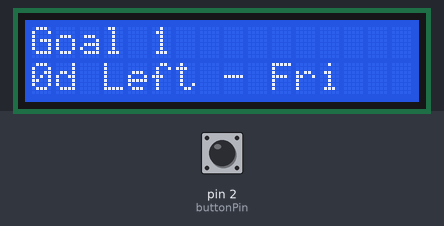
Recording of a sketch running on a simulated Arduino Uno, built with avr-gcc and run on an emulated ATmega328P. On the bench: 16×2 character LCD. The test bench sets the inputs (shaded band); at power-on: pin 2 (buttonPin) HIGH.

Above: at 1.2 s.
1.3 s: pin 2 (buttonPin) pulled LOW for 0.25 s
At 4.2 s:
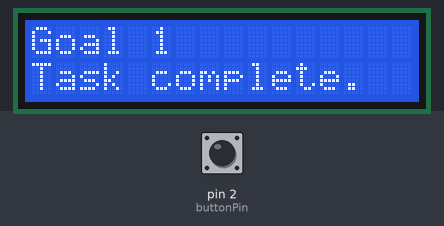
4.5 s: pin 2 (buttonPin) pulled LOW for 1 s
At 5.75 s:
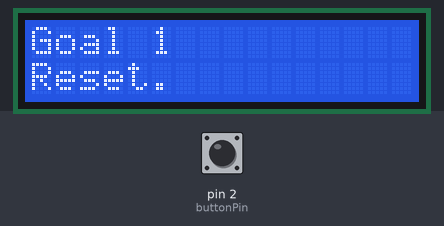
8.5 s: pin 2 (buttonPin) pulled LOW for 0.25 s
At 11.6 s:
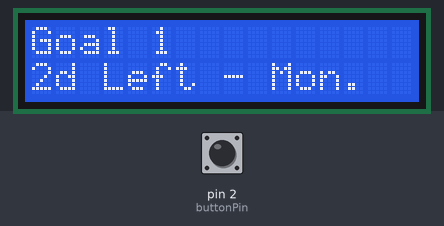
11.7 s: pin 2 (buttonPin) pulled LOW for 3.2 s
At 16.7 s:
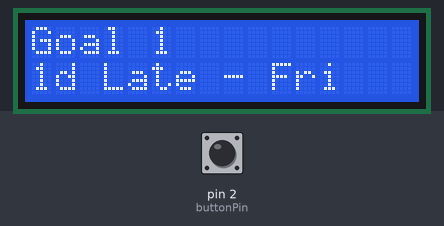
17.0 s: pin 2 (buttonPin) pulled LOW for 1 s
At 19.8 s:
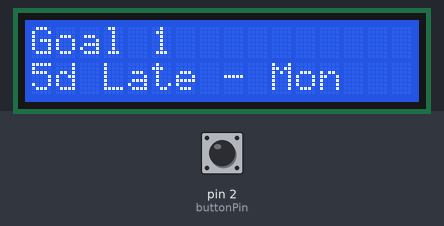
20.1 s: pin 2 (buttonPin) pulled LOW for 3.2 s
At 24.8 s:
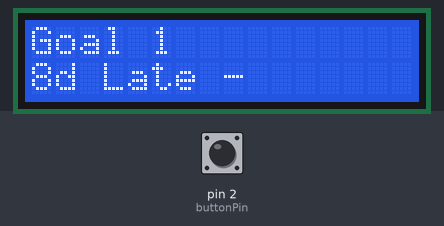
Timing chart, 0 to 26.3 s (numbered marks = the images above; inputs shaded):
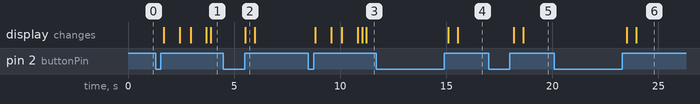

The sketch:

V2.ino
```cpp
#include <LiquidCrystal.h>
#include <TimeLib.h>

// Set Goal Days (1 - Sunday... 7 - Saturday)
int goalDay1 = 2; // Monday
int goalDay2 = 6; // Friday

// DO NOT TOUCH THE REST
// DO NOT TOUCH THE REST
// DO NOT TOUCH THE REST

// LCD Set Up
LiquidCrystal lcd (12, 11, 9, 8, 7, 6);

// Time-tracking Set Up
const char* daysOfTheWeek[] = {
  "Error", "Sun", "Mon", "Tue", "Wed", "Thurs", "Fri", "Sat"
};
String originalLine = "";
String shiftableLine;

// Button Set Up
const int buttonPin = 2;
int buttonState = 0;
bool hasBeenPressed = false;

// Other variables
int totalDaysPassed;
int changingGoalDay;

void setup() {

  // Used for debugging
  Serial.begin(9600);

  // Makes sure the larger one is goalDay2 and smaller is goalDay1
  arrangeGoalDays();

  // More LCD Set Up
  lcd.begin(16, 2);
  lcd.setCursor(0, 0);
  lcd.print("Goal 1");

  // More Time-tracking Set Up
  setTime(23, 59, 50, 4, 7, 2025);
  setGoalDay(); // Sets the initial changingGoalDay
  checkAndChangeOutput(); // Sets the initial output for second row

  // More LCD Set Up
  lcd.setCursor(0,1);
  lcd.print(shiftableLine.substring(0, 16));

  // More Button Set Up
  pinMode(buttonPin, INPUT_PULLUP);

}

void loop() {

  checkButton(); // Checks if button has been pressed
  printSecondRow(); // Scrolls through the second row of the display
  incrementDaysPassed(); // Increments totalDaysPassed if weekday() changes

}

// Custom modulus function
int mod7(int n) {
    return (n % 7 == 0) ? 7 : (n % 7);
}

// Makes sure the larger one is goalDay2 and smaller is goalDay1
void arrangeGoalDays() {

  if (goalDay2 < goalDay1) {
      int temp = goalDay1;
      goalDay1 = goalDay2;
      goalDay2 = temp;
  }

}

// Sets the initial changingGoalDay
void setGoalDay() {

  totalDaysPassed = weekday();
  if (weekday() <= goalDay1) {
      changingGoalDay = goalDay1;
  }
  else if (weekday() <= goalDay2) {
      changingGoalDay = goalDay2;
  }
  else {
      changingGoalDay = 7 + goalDay1;
  }

}

// Increments the totalDaysPassed properly
void incrementDaysPassed() {

  if (mod7(totalDaysPassed) != weekday()) {
    totalDaysPassed++;
    if (((mod7(totalDaysPassed) > goalDay1) && hasBeenPressed) || ((mod7(totalDaysPassed) > goalDay2) && hasBeenPressed)) {
        hasBeenPressed = false;
    }
    checkAndChangeOutput();
  }
}

// Scrolls through the second row of the display
void printSecondRow() {

  delay(200);

  if (shiftableLine.length() > 16) {
    char temp = shiftableLine[0];
    shiftableLine = shiftableLine.substring(1) + temp;
  }

  lcd.setCursor(0, 1);
  lcd.print(shiftableLine.substring(0, 16));

}

// Checks to see if any information has changed and changes the output
void checkAndChangeOutput() {

  if (totalDaysPassed <= changingGoalDay && hasBeenPressed == false) {
    originalLine = "";
    originalLine += changingGoalDay - totalDaysPassed;
    originalLine += "d Left - ";
    originalLine += daysOfTheWeek[mod7(changingGoalDay)];
    shiftableLine = originalLine;
  }
  else if (totalDaysPassed <= changingGoalDay && hasBeenPressed == true) {
    originalLine = "";
    originalLine = "Task complete.  ";
    shiftableLine = originalLine;
  }
  else if (totalDaysPassed > changingGoalDay) {
    originalLine = "";
    originalLine += totalDaysPassed - changingGoalDay;
    originalLine += "d Late - ";
    originalLine += daysOfTheWeek[mod7(changingGoalDay)];
    shiftableLine = originalLine;
  }

}

// Checks if button has been pressed and for how long
void checkButton() {
  static bool buttonHeld = false;
  static unsigned long pressStart = 0;

  int state = digitalRead(buttonPin);

  // Button just pressed
  if (state == LOW && !buttonHeld) {
    pressStart = millis();
    buttonHeld = true;
  }

  // Button just released
  if (state == HIGH && buttonHeld) {
    unsigned long pressDuration = millis() - pressStart;

    if (pressDuration < 250) {
      // Short press logic
      if (changingGoalDay < totalDaysPassed) {
        while (changingGoalDay < totalDaysPassed) {
          incrementGoalDay();
        }
        hasBeenPressed = false;
      }
      else if (hasBeenPressed == false) {
        incrementGoalDay();
        hasBeenPressed = true;
      }
      lcd.setCursor(0, 1);
      lcd.print("Task complete.  ");
      delay(750);
      lcd.setCursor(0, 1);
      lcd.print("                ");
      delay(500);
      lcd.setCursor(0, 1);
      lcd.print("Task complete.  ");
      delay(750);
      lcd.setCursor(0, 1);
      lcd.print("                ");
      checkAndChangeOutput();

    } else {
      // Long press logic
      decrementGoalDay();
      checkAndChangeOutput();
      lcd.setCursor(0, 1);
      lcd.print("Reset.          ");
      delay(250);
    }

    // Reset state
    buttonHeld = false;
  }
}

// Increments the changingGoalDay depending on parameters
void incrementGoalDay() {

    if (mod7(changingGoalDay) == goalDay1) {
        changingGoalDay += goalDay2 - goalDay1;
    }
    else if (mod7(changingGoalDay) == goalDay2) {
        changingGoalDay +=  7 - goalDay2 + goalDay1;
    }

}

// Decrements the changingGoalDay depending on parameters
void decrementGoalDay() {
    if (mod7(changingGoalDay) == goalDay1) {
        changingGoalDay -= goalDay1;
        changingGoalDay -= (7-goalDay2);
    }
    else if (mod7(changingGoalDay) == goalDay2) {
        changingGoalDay -=  (goalDay2 - goalDay1);
    }

    hasBeenPressed = false;
}
```

Measured:
- after the input at 1.3 s, the display: changes after 0.39 s (image 1)
- after the input at 4.5 s, the display: changes after 1.0 s (image 2)
- after the input at 8.5 s, the display: first changes after 0.32 s (image 3 shows a later state)
- after the input at 11.7 s, the display: first changes after 3.4 s (image 4 shows a later state)
- after the input at 17.0 s, the display: first changes after 1.2 s (image 5 shows a later state)
- after the input at 20.1 s, the display: first changes after 3.4 s (image 6 shows a later state)
- what the display in image 2 shows lasts 0.5 s, from 5.5 s to 6.0 s
